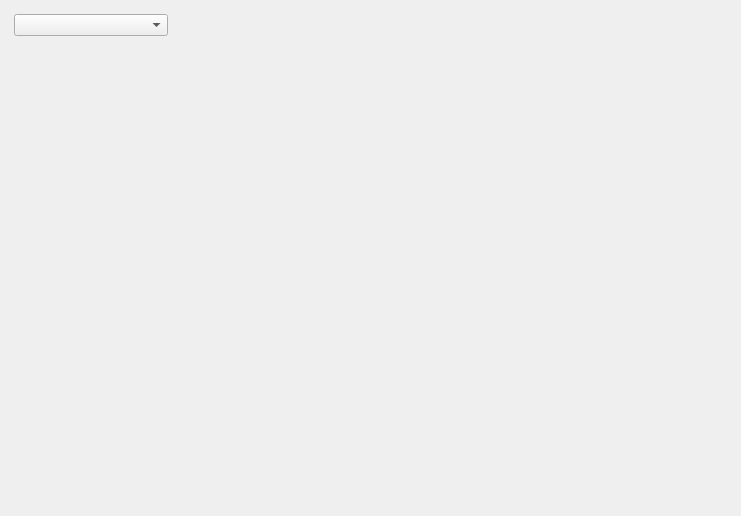
<?xml version="1.0" encoding="UTF-8"?>
<ui version="4.0">
 <class>Form</class>
 <widget class="QWidget" name="Form">
  <property name="geometry">
   <rect>
    <x>0</x>
    <y>0</y>
    <width>741</width>
    <height>516</height>
   </rect>
  </property>
  <property name="windowTitle">
   <string>Form</string>
  </property>
  <layout class="QHBoxLayout" name="horizontalLayout" stretch="2,7">
   <item>
    <layout class="QVBoxLayout" name="leftLayout" stretch="1,10">
     <property name="leftMargin">
      <number>3</number>
     </property>
     <property name="topMargin">
      <number>3</number>
     </property>
     <property name="rightMargin">
      <number>3</number>
     </property>
     <property name="bottomMargin">
      <number>3</number>
     </property>
     <item>
      <layout class="QVBoxLayout" name="topLayout">
       <item>
        <widget class="QComboBox" name="funcChose"/>
       </item>
       <item>
        <spacer name="verticalSpacer">
         <property name="orientation">
          <enum>Qt::Vertical</enum>
         </property>
         <property name="sizeHint" stdset="0">
          <size>
           <width>20</width>
           <height>40</height>
          </size>
         </property>
        </spacer>
       </item>
      </layout>
     </item>
     <item>
      <layout class="QVBoxLayout" name="buttomLayout"/>
     </item>
    </layout>
   </item>
   <item>
    <layout class="QVBoxLayout" name="plotLayout"/>
   </item>
  </layout>
 </widget>
 <resources/>
 <connections/>
</ui>
